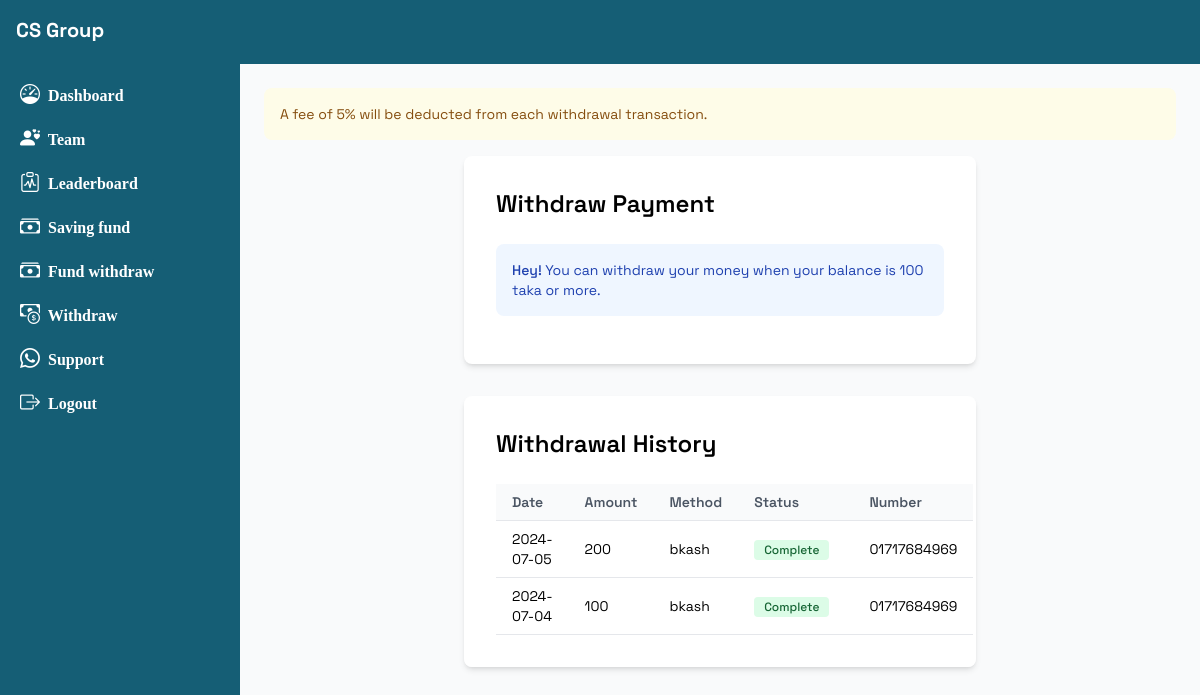
Page /fund-withdraw (signed in) on the committed database.
### base/models.py (models this page shows, shortened)
class FundWithdraw(models.Model):
    profile = models.ForeignKey(Profile, on_delete=models.CASCADE)
    amount = models.IntegerField(default=0)
    method = models.CharField(max_length=100)
    status = models.BooleanField(default=False)
    number = models.CharField(max_length=100)
    created_at = models.DateTimeField(auto_now_add=True)

### base/views.py (the view, shortened to what this page needs)
# urls.py: path('fund-withdraw', fund_withdraw),
@onlyuser
@restrict_withdraw_time
@check_withdrawal_limit
def fund_withdraw(request):
    p = Profile.objects.get(user=request.user)
    ww = FundWithdraw.objects.filter(profile=p).order_by('-id')
    try:
        pr = Profit.objects.get(profile=p)
    except Exception as e:
        print("hi im from fund withraw", e)
        return redirect('/package')
    return render(request, 'fundwithdraw.html', context={'pr':pr, 'ww':ww})

### templates/fundwithdraw.html (shortened to what this page needs)
{% extends 'dash.html' %}
{% block body %}
    <div class="container mx-auto p-4">
   <div class="p-4 mb-4 text-sm text-yellow-800 rounded-lg bg-yellow-50" role="alert">
    A fee of 5% will be deducted from each withdrawal transaction.</div>
        <div class="max-w-lg mx-auto bg-white p-8 rounded-lg shadow-md">
            <h2 class="text-2xl font-semibold mb-6">Withdraw Payment</h2>
            {% if pr.balance < 100 %}
            <div class="p-4 mb-4 text-sm text-blue-800 rounded-lg bg-blue-50" role="alert">
                <span class="font-medium">Hey!</span> You can withdraw your money when your balance is 100 taka or more.
              </div>
            {% endif %}
        </div>
        <div class="overflow-x-auto max-w-lg mx-auto mt-8 bg-white p-8 rounded-lg shadow-md">
            <h2 class="text-2xl font-semibold mb-6">Withdrawal History</h2>
            <table class="min-w-full bg-white">
                <thead>
                    <tr>
                        <th class="py-2 px-4 border-b border-gray-200 bg-gray-50 text-left text-sm font-semibold text-gray-600">Date</th>
                        <th class="py-2 px-4 border-b border-gray-200 bg-gray-50 text-left text-sm font-semibold text-gray-600">Amount</th>
                        <th class="py-2 px-4 border-b border-gray-200 bg-gray-50 text-left text-sm font-semibold text-gray-600">Method</th>
                        <th class="py-2 px-4 border-b border-gray-200 bg-gray-50 text-left text-sm font-semibold text-gray-600">Status</th>
                        <th class="py-2 px-4 border-b border-gray-200 bg-gray-50 text-left text-sm font-semibold text-gray-600">Number</th>
                    </tr>
                </thead>
                <tbody>
                    {% for w in ww %}
                    <tr>
                        <td class="py-2 px-4 border-b border-gray-200 text-sm">{{w.created_at|date:"Y-m-d"}}</td>
                        <td class="py-2 px-4 border-b border-gray-200 text-sm">{{w.amount}}</td>
                        <td class="py-2 px-4 border-b border-gray-200 text-sm">{{w.method}}</td>
                        <td class="py-2 px-4 border-b border-gray-200 text-sm">
                            {% if w.status %}
                            <span class="bg-green-100 text-green-800 text-xs font-medium me-2 px-2.5 py-0.5 rounded">Complete</span>
                            {% else %}
                            <span class="bg-yellow-100 text-yellow-800 text-xs font-medium me-2 px-2.5 py-0.5 rounded">Pending</span>
                            {% endif %}
                        </td>
                        <td class="py-2 px-4 border-b border-gray-200 text-sm">{{w.number}}</td>
                    </tr>
                    {% endfor %}
                </tbody>
            </table>
        </div>
    </div>
{% endblock %}

### templates/dash.html (style rules this page uses)
body { font-family: "Space Grotesk", sans-serif; }

### rows in the picture
FundWithdraw: created_at "2024-07-05", amount "200", method "bkash", status "Complete", number "01717684969"
FundWithdraw: created_at "2024-07-04", amount "100", method "bkash", status "Complete", number "01717684969"
